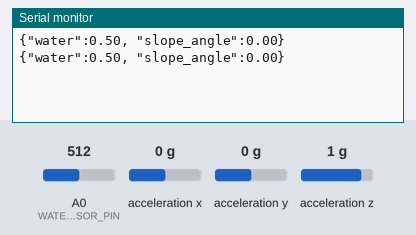
Bench run of a sketch on a simulated Arduino Uno, built with avr-gcc and run on an emulated ATmega328P. Parts: the last lines printed to the serial monitor. The test bench sets the inputs (shaded band); at power-on: acceleration x 0 g, A0 (WATER_SENSOR_PIN) = 512, acceleration z 1 g, acceleration y 0 g.

Above: at 1.8 s.
1.9 s: acceleration x set to -1.4 g
At 2.8 s:
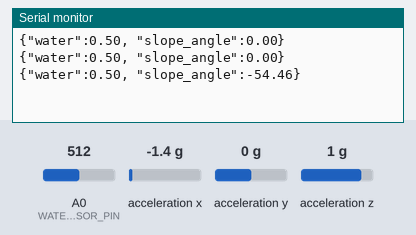
3.4 s: A0 (WATER_SENSOR_PIN) set to 716
At 4.7 s:
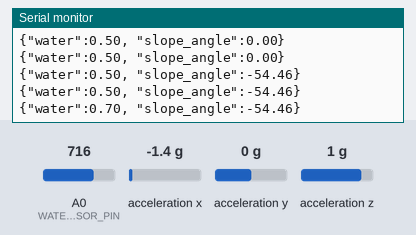
4.9 s: acceleration z set to -1.4 g
At 5.6 s:
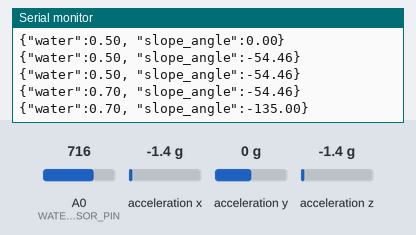
6.4 s: A0 (WATER_SENSOR_PIN) set to 992
At 7.7 s:
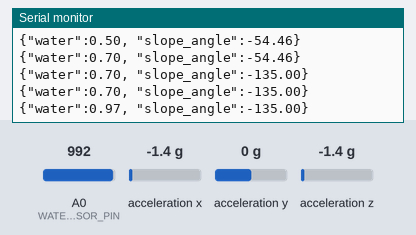
7.9 s: acceleration x set to -0.8 g
At 8.8 s:
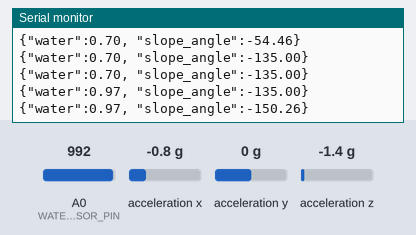
Timing chart, 0 to 10.4 s (numbered marks = the images above; inputs shaded):
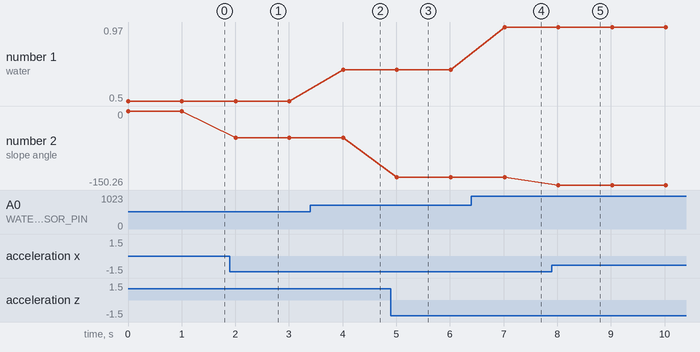

The sketch:

arduino_ide.ino
```cpp
#include <Wire.h>
#include <Adafruit_Sensor.h>
#include <Adafruit_ADXL345_U.h>
#include <math.h>

#define WATER_SENSOR_PIN A0

Adafruit_ADXL345_Unified accel = Adafruit_ADXL345_Unified(12345);

void setup() {
  Serial.begin(9600);
  pinMode(WATER_SENSOR_PIN, INPUT);

  if (!accel.begin()) {
    Serial.println("ADXL345 not detected.");
    while (1);
  }
}

void loop() {
  // 🔹 Water Sensor (0-1 Scaling)
  int waterRaw = analogRead(WATER_SENSOR_PIN);
  float waterLevel = waterRaw / 1023.0;

  // 🔹 Accelerometer (ADXL345)
  sensors_event_t event;
  accel.getEvent(&event);
  float x = event.acceleration.x;
  float z = event.acceleration.z;

  // 🔹 Calculate Slope Angle (Inclination in Degrees)
  float slope_angle = atan2(x, z) * (180.0 / M_PI);

  // 🔹 Serial Output in JSON Format
  Serial.print("{\"water\":"); Serial.print(waterLevel);
  Serial.print(", \"slope_angle\":"); Serial.print(slope_angle);
  Serial.println("}");

  delay(1000);
}
```

Measured:
- after the input at 1.9 s, the serial monitor: prints a new line after 0.11 s (image 1)
- after the input at 3.4 s, the serial monitor: prints a new line after 0.61 s (image 2)
- after the input at 4.9 s, the serial monitor: prints a new line after 0.11 s (image 3)
- after the input at 6.4 s, the serial monitor: prints a new line after 0.62 s (image 4)
- after the input at 7.9 s, the serial monitor: prints a new line after 0.12 s (image 5)
- plotted number 1: 0.5 → 0.7 after the input at 3.4 s, 0.7 → 0.97 after the input at 6.4 s
- plotted number 2: 0 → -54.46 after the input at 1.9 s, -54.46 → -135 after the input at 4.9 s, -135 → -150.26 after the input at 7.9 s
